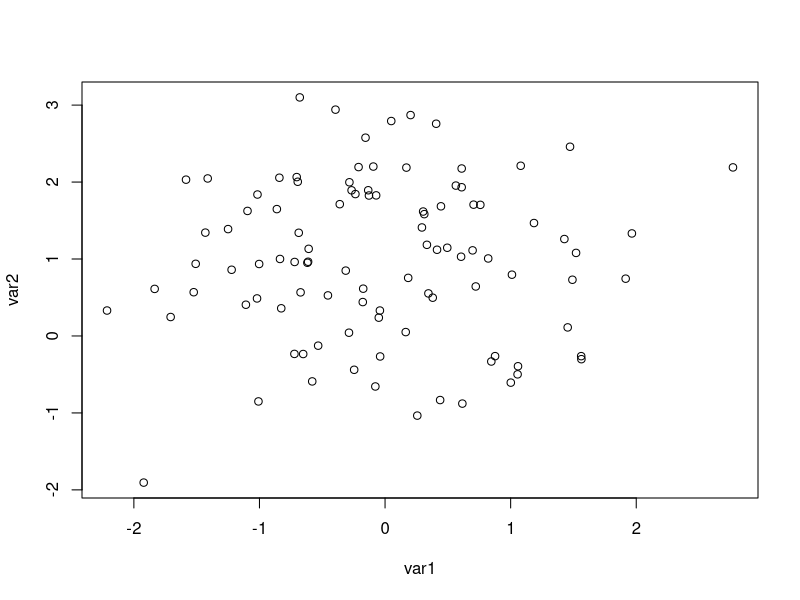
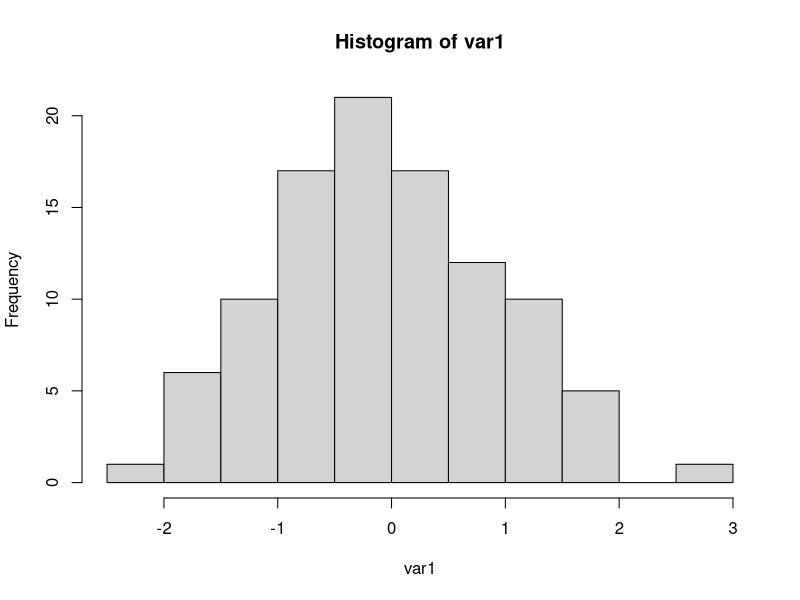
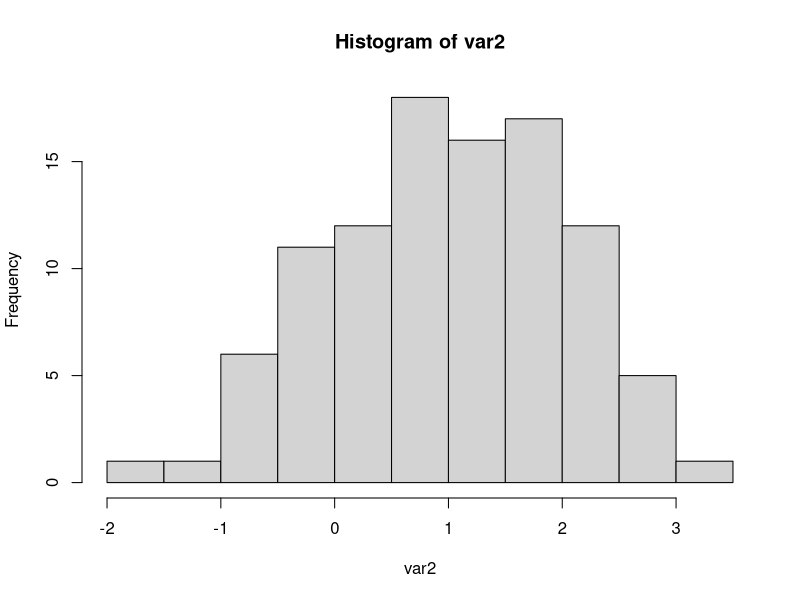
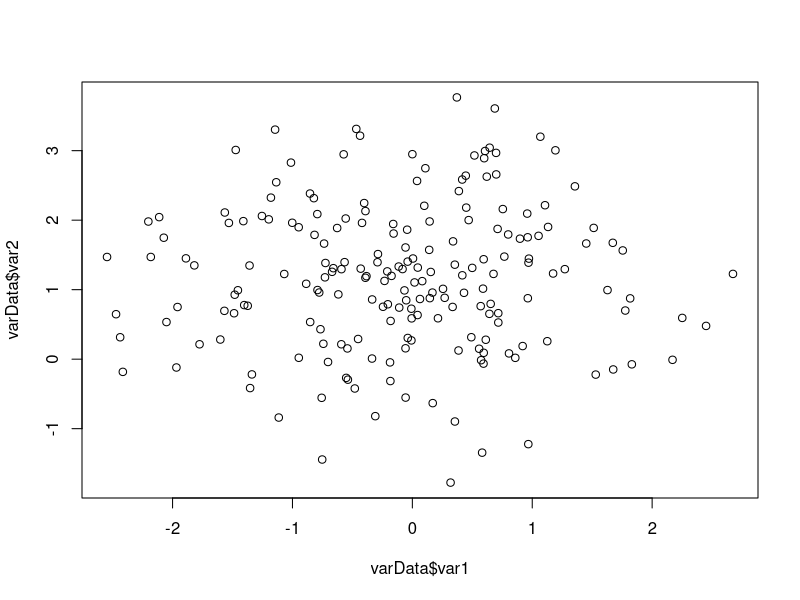
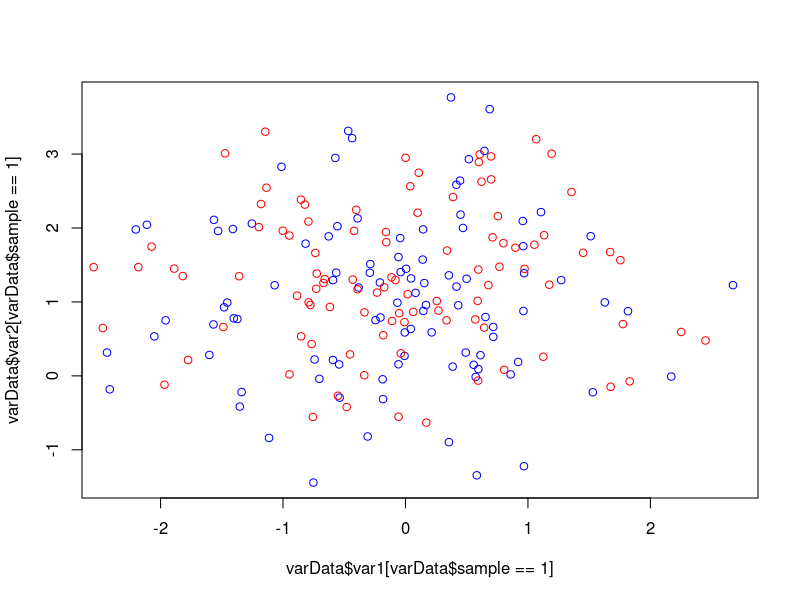
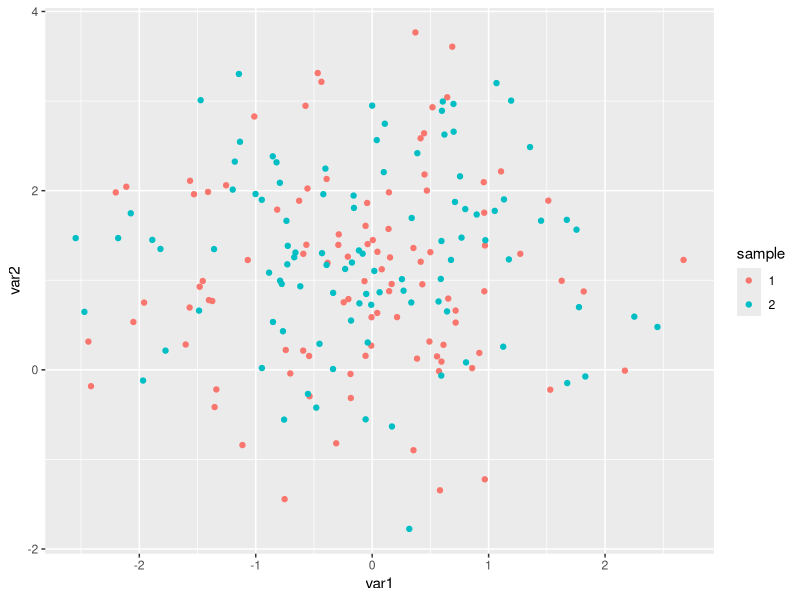
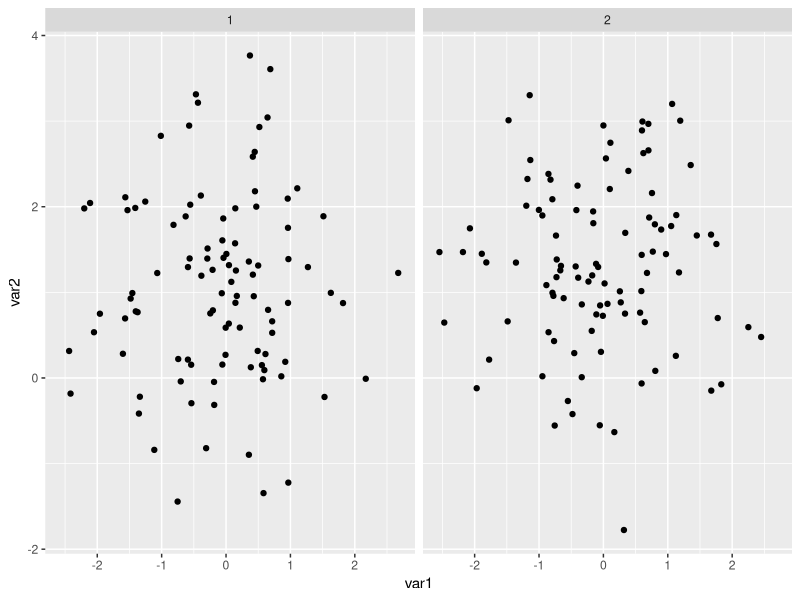
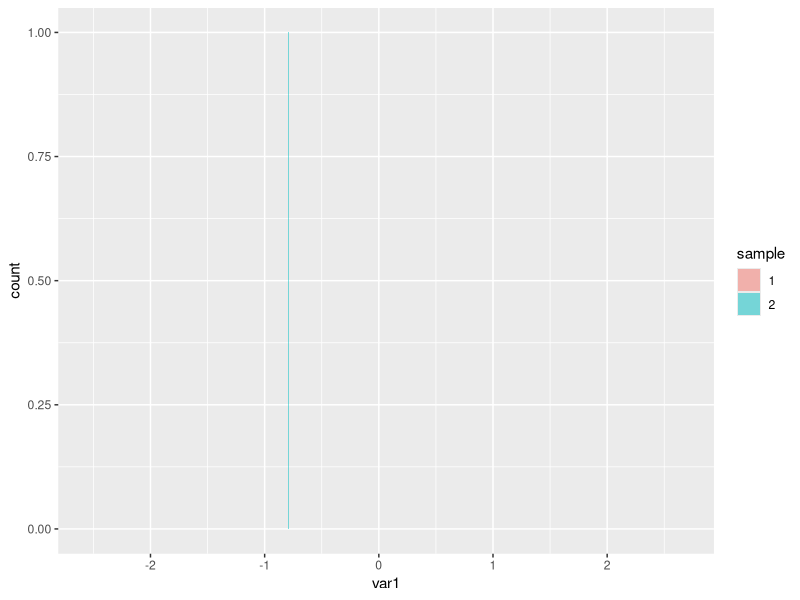

These figures' R source, in order:
## ---- chunk 1
var1 <- rnorm(100)
var2 <- rnorm(100, 1)
plot(var1, var2)
## ---- chunk 2
hist(var1)
hist(var2)
## ---- chunk 3
varData <- data.frame(var1=c(rnorm(100), rnorm(100)), var2=c(rnorm(100, 1), rnorm(100,1)), sample=rep(c(1,2), each=100))
## ---- chunk 4
plot(varData$var1, varData$var2)
## ---- chunk 5
plot(varData$var1[varData$sample==1], varData$var2[varData$sample==1], col="blue")
points(varData$var1[varData$sample==2], varData$var2[varData$sample==2], col="red")
## ---- chunk 6
library(ggplot2)
varData$sample <- factor(varData$sample)
ggplot(varData, aes(x=var1, y=var2, colour=sample)) + geom_point()
ggplot(varData, aes(x=var1, y=var2)) + geom_point() + facet_grid(. ~ sample)
## ---- chunk 7
ggplot(varData, aes(x=var1, fill=sample)) + geom_bar(position="identity", alpha=0.5)
ggplot(varData, aes(x=var1, fill=sample)) + geom_density(alpha=0.5)
ggplot(varData, aes(x=var1)) + geom_bar() + facet_grid(sample ~ .)
## ---- chunk 8
library(reshape2)
varData2 <- melt(varData, measure.vars=c("var1", "var2"))

ggplot(varData2, aes(x=value, fill=sample)) + geom_bar(position="identity", alpha=0.5) + facet_grid(. ~ variable)
ggplot(varData2, aes(x=value)) + geom_bar() + facet_grid(sample ~ variable)
## ---- chunk 9
metabData <- read.table("pumpkin_tomatillo_data.csv",
                        sep=",", header=T, stringsAsFactors=FALSE)
colnames(metabData)[4:151] <- seq(1, 148)

metab2 <- melt(metabData, id.vars=seq(1,3), measure.vars=seq(4, 151))
varNameData <- read.table("metabID.csv", sep=",", header=T, stringsAsFactors=FALSE)

metab2$metabName <- rep(varNameData$name, each=24)
metabData <- metab2
newTreat <- rep("fresh", nrow(metabData))
newTreat[grep("lyophilized", metabData$Treatment)] <- "lyoph"
metabData$treat <- newTreat
## ---- chunk 10
ggplot(metabData, aes(x=value, fill=treat)) + geom_density(alpha=0.8) + facet_grid(Species ~ ., scales="free_y") + xlim(0, 5000)
ggplot(metabData, aes(x=value, fill=Species)) + geom_density(alpha=0.8) + facet_grid(treat ~ ., scales="free_y") + xlim(0, 5000)
## ---- chunk 11
ggplot(metabData, aes(x=metabName, y=value, fill=Species)) + geom_boxplot()
## ---- chunk 12
topChangers <- c(34, 62, 8, 17, 124, 100, 115, 9, 93, 123, 75, 71, 85, 33)
metabTop <- metabData[(metabData$variable %in% topChangers),]
ggplot(metabTop, aes(x=metabName, y=value, fill=Species)) + geom_boxplot()
ggplot(metabTop, aes(x=metabName, y=value, fill=Species)) + geom_boxplot() + scale_y_log10()
## ---- chunk 13
g <- ggplot(metabTop, aes(x=metabName, y=value, fill=Species)) + geom_boxplot()
print(g)
g + scale_y_log10()
## ---- chunk 14

